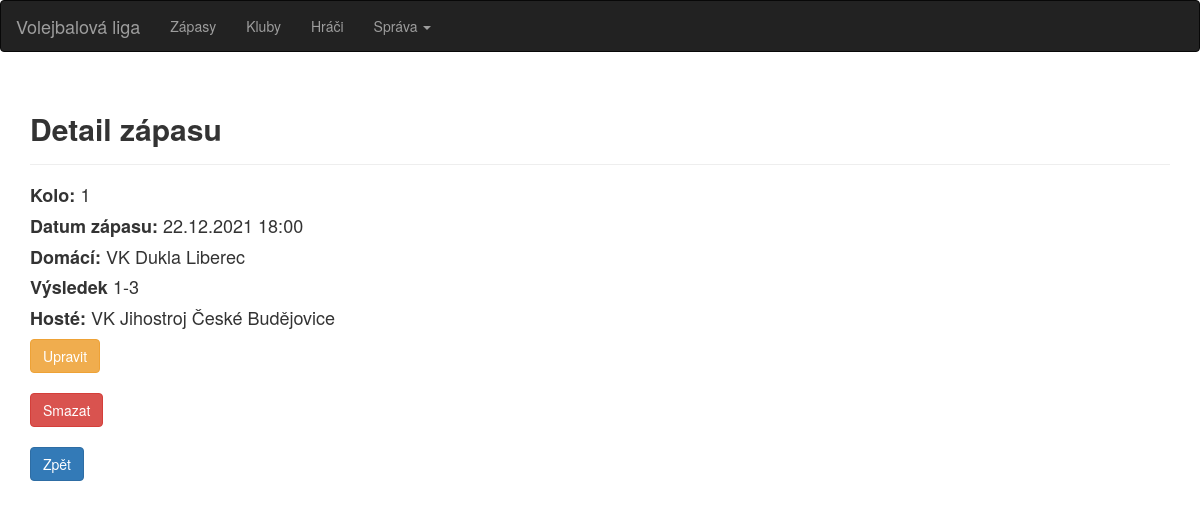
The app's page /zapas/1/ with its own data.
### volejbal/models.py (models this page shows)
class Zapas(models.Model):
    kolo = models.IntegerField()
    domaci = models.ForeignKey('Klub',on_delete=models.CASCADE,related_name='domaci')
    hoste = models.ForeignKey('Klub',on_delete=models.CASCADE,related_name='hoste')
    domaci_sety = models.IntegerField()
    hoste_sety = models.IntegerField()
    datum_zapasu = models.DateTimeField()

class Klub(models.Model):
    nazev = models.CharField(max_length=100)
    trener = models.ForeignKey('Trener',on_delete=models.CASCADE)
    hala = models.ForeignKey('Hala',on_delete=models.CASCADE)
    def __str__(self):
        return f'{self.nazev}'

### volejbal/views.py (the view)
# urls.py: path('zapas/<int:zapas_id>/',volejbal.views.zapas_info, name='zapas_info'),
def zapas_info(request, zapas_id):
    try:
        z = Zapas.objects.get(id = zapas_id)
    except Zapas.DoesNotExist:
        raise Http404("Zapas does not exist")
    return render(request, 'zapas_info.html', {'zapas': z})

### templates/zapas_info.html (shortened to what this page needs)
{% extends "base.html" %}
{% block content %}
    <div class="container">
        <div class="page-header">
            <h2><strong>Detail zápasu</strong></h2>
        </div>
        <h4><strong>Kolo: </strong>{{ zapas.kolo }}</h4>
        <h4><strong>Datum zápasu: </strong>{{ zapas.datum_zapasu|date:"j.n.Y H:i" }}</h4>
        <h4><strong>Domácí: </strong>{{ zapas.domaci }}</h4>
        <h4><strong>Výsledek </strong>{{ zapas.domaci_sety }}-{{ zapas.hoste_sety }}</h4>
        <h4><strong>Hosté: </strong>{{ zapas.hoste }}</h4>
    <a href="{% url 'zapas_edit' zapas.id %}" class="btn btn-warning" role="button">Upravit</a>
    </div>
    <br>
    <div class="container">
    <form action="{% url 'zapas_delete' zapas.id %}" method="post">
        <input type="submit" class="btn btn-danger" role="button" value="Smazat">
        </form>
         </div>
    <br>
    <div class="container">
    <a href="{% url 'seznam_zapasu' %}" class="btn btn-primary" role="button">Zpět</a>
    </div>
{% endblock %}

### records on screen
Zapas: kolo "1", datum_zapasu "22.12.2021 18:00", domaci "VK Dukla Liberec", domaci_sety "1", hoste_sety "3", hoste "VK Jihostroj České Budějovice"
